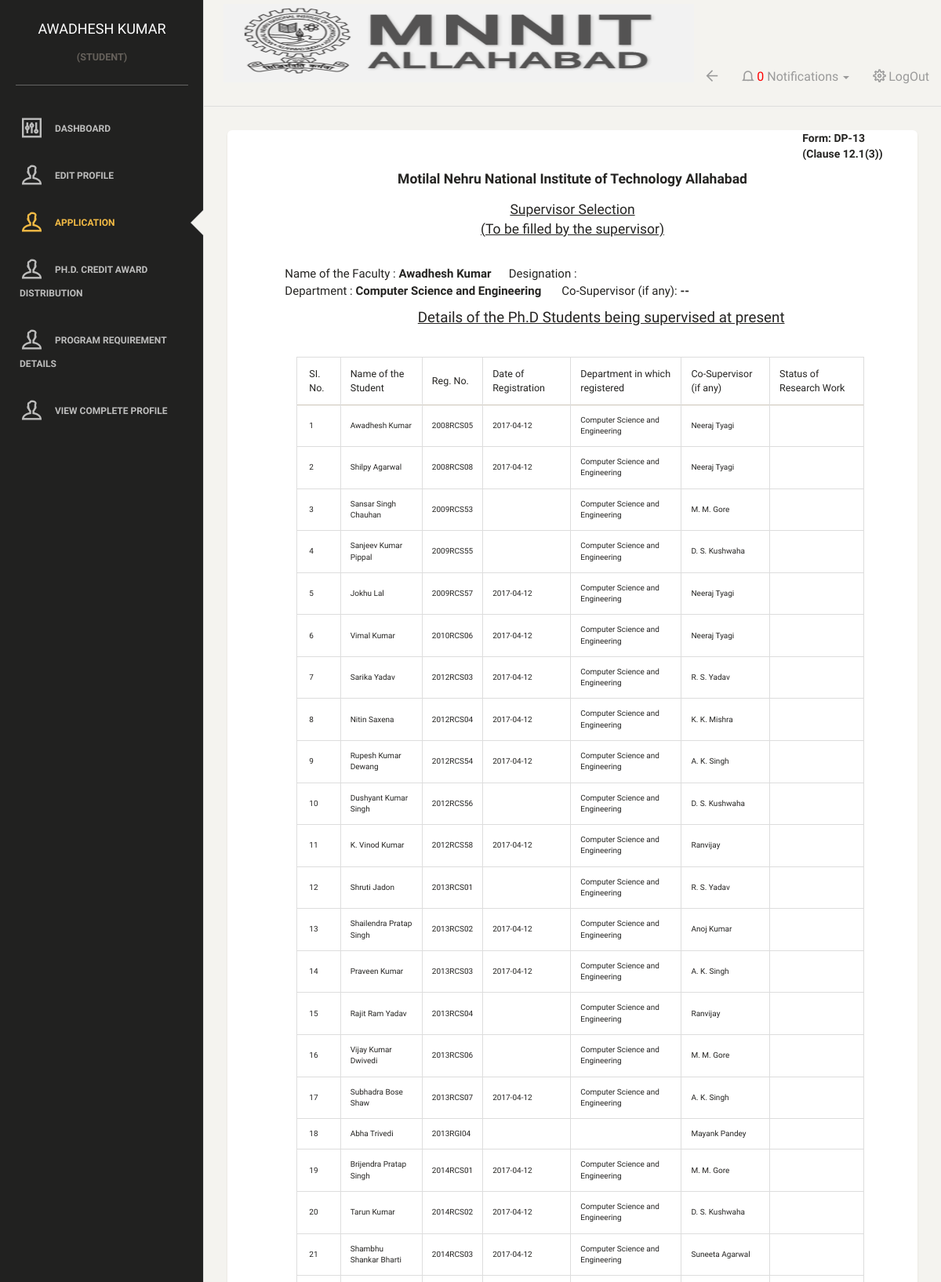
Screenshot of /applyDP13.php (signed in, upper part) with the database file from the repository.
### tables this page shows
CREATE TABLE IF NOT EXISTS `studentmaster` (
  `reg_no` varchar(10) NOT NULL,
  `password` varchar(50) NOT NULL,
  `photo_path` varchar(50) NOT NULL,
  `category` varchar(10) NOT NULL,
  `program` varchar(20) NOT NULL,
  `name` varchar(50) NOT NULL,
  `father_name` varchar(50) NOT NULL,
  `address` varchar(100) NOT NULL,
  `contact_no` decimal(15,0) NOT NULL,
  `mail_id` varchar(30) NOT NULL,
  `hostel` varchar(50) NOT NULL,
  `gender` varchar(20) NOT NULL,
  `highest_qualification` varchar(100) NOT NULL,
  `nationality` varchar(25) NOT NULL,
  `admission_category_code` varchar(10) NOT NULL,
  `stipendiary` tinyint(1) NOT NULL,
  `program_type` varchar(25) NOT NULL,
  `program_category` varchar(25) NOT NULL,
  `dept_id` int(2) NOT NULL,
  `year_of_joining` varchar(20) NOT NULL,
  PRIMARY KEY (`reg_no`)
);

CREATE TABLE IF NOT EXISTS `currentsupervisor` (
  `reg_no` varchar(10) NOT NULL,
  `supervisor1_id` varchar(10) NOT NULL,
  `supervisor2_id` varchar(10) NOT NULL,
  PRIMARY KEY (`reg_no`)
);

CREATE TABLE IF NOT EXISTS `studentregistration` (
  `reg_no` varchar(10) NOT NULL,
  `sem_no` decimal(2,0) NOT NULL,
  `sem_type` tinyint(1) NOT NULL,
  `registration_by` varchar(50) NOT NULL,
  `date_of_reg` date NOT NULL,
  `remarks` text NOT NULL,
  `total_credits_registered` decimal(3,0) NOT NULL,
  PRIMARY KEY (`reg_no`,`sem_no`,`sem_type`)
);

CREATE TABLE IF NOT EXISTS `department` (
  `dept_id` varchar(10) NOT NULL,
  `dept_name` varchar(50) NOT NULL,
  `hod` varchar(50) NOT NULL,
  PRIMARY KEY (`dept_id`)
);

CREATE TABLE IF NOT EXISTS `faculty` (
  `faculty_id` varchar(20) NOT NULL,
  `password` varchar(255) NOT NULL,
  `name` varchar(50) NOT NULL,
  `dept_id` varchar(10) NOT NULL,
  `designation` varchar(50) DEFAULT NULL,
  `contact` decimal(15,0) NOT NULL,
  `mail_id` varchar(50) NOT NULL,
  `external` binary(1) NOT NULL,
  `affiliation` varchar(100) NOT NULL,
  `photo_path` varchar(255) NOT NULL,
  `address` varchar(200) NOT NULL,
  PRIMARY KEY (`faculty_id`),
  KEY `dept_id` (`dept_id`)
);

### includes/preProcess.php (called while the page is built, shortened)
<?php
if(!isset($_SESSION['reg_no']))
{
    header("location: ./");
}
else
    $reg_no = $_SESSION['reg_no'];
include("./includes/connect.php");
$is_admin = 0;
if(isset($_SESSION['is_admin']) && $_SESSION['is_admin'] == 1)
{
    $is_admin = 1;
    $name = "ADMIN";
    $url =  "//{$_SERVER['HTTP_HOST']}{$_SERVER['REQUEST_URI']}";
    $user['name'] = "ADMIN";
    $escaped_url = htmlspecialchars( $url, ENT_QUOTES, 'UTF-8' );
}else if(! strcmp($_SESSION['role'], "student"))
{
    $query = "SELECT * FROM studentmaster WHERE reg_no='$reg_no'";
    $results = mysqli_query($connection, $query);
    $user = mysqli_fetch_array($results);
    if(empty($user['photo_path']))
    {
        $user['photo_path']='./images/default.jpg';
    }
}
?>

### applyDP13.php (the view, shortened to what this page needs)
	<?php
	include("./includes/preProcess.php");
	?>
	<!doctype html>
	<html lang="en">
	<head>
		<link href="assets/css/bootstrap.min.css" rel="stylesheet" />
		<link href="assets/css/animate.min.css" rel="stylesheet"/>
		<link href="assets/css/paper-dashboard.css" rel="stylesheet"/>
		<link href="http://maxcdn.bootstrapcdn.com/font-awesome/latest/css/font-awesome.min.css" rel="stylesheet">
		<link href="assets/css/themify-icons.css" rel="stylesheet">
		<link href="./css/myCss.css" rel="stylesheet">
		<link href="assets/css/datepicker.css" rel="stylesheet" />
	</head>
	<body>
		<div class="wrapper">
			<div class="sidebar" data-background-color="black" data-active-color="warning">
		<div class="sidebar-wrapper">
			<div class="logo">
				<?php include('./includes/topleft.php') ?>
			</div>
			<?php
			include("./includes/sideNav.php");
			?>
		</div>
	</div>
	<div class="main-panel">
		<nav class="navbar navbar-default">
			<div class="container-fluid">
				<div class="navbar-header">
					<?php include('./includes/logo.php'); ?>
				</div>
				<div class="collapse navbar-collapse">
					<ul class="nav navbar-nav navbar-right">
                        <?php include("./includes/topright.php") ?>
                    </ul>
				</div>
			</div>
		</nav>
		<div class="content">
			<div class="container-fluid">
				<div class="row">
					<div class="col-md-12">
						<div class="card">
							<b>
								<div class="col-md-offset-10"> Form: DP-13</div>
								<div class="col-md-offset-10"> (Clause 12.1(3))</div>
								<center><h5><b>Motilal Nehru National Institute of Technology Allahabad</b></h5></center>
								<center><u><h5>Supervisor Selection<br />(To be filled by the supervisor)</h5></u></center><br>
								<div class="col-md-offset-1" style="font-size:15px">
									<form class="form-inline" id="dp13" name="dp13" action="submitDP13.php" method="post" onsubmit="return checkform(this.form);">
									</b>
									<?php
										$tempVar = $user['faculty_id'];
										$tempQuery = "SELECT * FROM faculty WHERE faculty_id='$tempVar'";
										$tempResult = mysqli_query($connection, $tempQuery);
										$tempResult = mysqli_fetch_array($tempResult);
									?>
									Name of the Faculty : <b><?php echo $user['name']; ?></b> &nbsp;&nbsp;&nbsp;&nbsp;&nbsp;Designation : <b><?php echo $tempResult['designation'] ?> </b><br>
									Department : <b> Computer Science and Engineering </b>&nbsp;&nbsp;&nbsp;&nbsp;&nbsp;
									Co-Supervisor (if any): <b><?php echo " -- " ?></b><br>
									<center><u><h5>Details of the Ph.D Students being supervised at present</h5></u></center><br>
								</div>
								<?php
									$tempVar = $user['faculty_id'];
									$tempQuery = "SELECT * FROM currentsupervisor WHERE supervisor1_id='$tempVar' OR supervisor2_id='$tempVar'";
									$tempResult = mysqli_query($connection, $tempQuery);
									$supervisedStudents = $tempResult;
								?>
								<div class="row col-md-offset-1">
									<div class="col-md-11" style="font-size:10px;">
										<table class="table table-bordered table-condensed">
											<thead>
												<th>SI. No.</th>
												<th>Name of the Student</th>
												<th>Reg. No.</th>
												<th>Date of Registration</th>
												<th>Department in which registered</th>
												<th>Co-Supervisor (if any)</th>
												<th>Status of Research Work</th>
											</thead>
											<tbody>
												<?php
												$i = 1;
												while( $thisSupervisedStudent = mysqli_fetch_array($supervisedStudents) )
												{
													$thisSupervisedStudentRegno = $thisSupervisedStudent['reg_no'];
													$tempQuery = "SELECT * FROM studentmaster WHERE reg_no='$thisSupervisedStudentRegno'";
													$tempResult = mysqli_query($connection, $tempQuery);
													$tempResult = mysqli_fetch_array($tempResult);
													$thisStudent = $tempResult;
												?>
												<tr>
													<td><?php echo $i; $i++; ?></td>
													<td>
														<?php echo $thisStudent['name']; ?>
													</td>
													<td>
														<?php echo $thisStudent['reg_no']; ?>
													</td>
													<td>
														<?php
															$tempQuery = "SELECT date_of_reg FROM studentregistration WHERE reg_no ='$thisSupervisedStudentRegno' ORDER BY sem_no ASC";
															$tempResult = mysqli_query($connection, $tempQuery);
															$tempResult = mysqli_fetch_array($tempResult);
															echo $tempResult['date_of_reg'];
														?>
													</td>
													<td>
														<?php
															$tempVar = $thisStudent['dept_id'];
															$tempQuery = "SELECT dept_name FROM department WHERE dept_id='$tempVar'";
															$tempResult = mysqli_query($connection, $tempQuery);
															$tempResult = mysqli_fetch_array($tempResult);
															echo $tempResult['dept_name'];
														?>
													</td>
													<td>
														<?php
															$tempVar = $thisStudent['reg_no'];
															$tempQuery = "SELECT * FROM currentsupervisor WHERE reg_no='$tempVar'";
															$tempResult = mysqli_query($connection, $tempQuery);
															$tempResult = mysqli_fetch_array($tempResult);
															$tempVar = "";
															if( !strcmp($tempResult['supervisor1_id'], $user['faculty_id']) )
															{
																$tempVar = $tempResult['supervisor2_id'];
															}
															else
															{
																$tempVar = $tempResult['supervisor1_id'];
															}
															if(strlen($tempVar))
															{
																$tempQuery = "SELECT * FROM faculty WHERE faculty_id='$tempVar'";
																$tempResult = mysqli_query($connection, $tempQuery);
																$tempResult = mysqli_fetch_array($tempResult);
																echo $tempResult['name'];
															}
														?>
													</td>
													<td>
													</td>
												</tr>
												<?php
												}
												?>
										</tbody>
									</table>
								</div>
							</div>
							<br /> <br /> <br />
							<br>
					</div>
				</div>
			</div>
		</div>
	</div>
</div>
</body>
</html>

### includes/topleft.php
<a href="./dashboard.php" class="simple-text">
                <?php echo $user['name'] ?>
            </a>
            <?php if ($is_admin == 1)
            {
            ?>
            <center><h6>(admin)</h6></center>
            <?php
             } else {
             ?>
             <center><h6>(<?php echo $_SESSION['role']; ?>)</h6></center>
             <?php
             }
             ?>

### rows the page displays
studentmaster: name "AWADHESH KUMAR", name "Awadhesh Kumar"
currentsupervisor: studentmaster.name "Awadhesh Kumar", studentmaster.reg_no "2008RCS05", studentregistration.date_of_reg "2017-04-12", department.dept_name "Computer Science and Engineering", faculty.name "Neeraj Tyagi"
currentsupervisor: studentmaster.name "Shilpy Agarwal", studentmaster.reg_no "2008RCS08", studentregistration.date_of_reg "2017-04-12", department.dept_name "Computer Science and Engineering", faculty.name "Neeraj Tyagi"
currentsupervisor: studentmaster.name "Sansar Singh Chauhan", studentmaster.reg_no "2009RCS53", department.dept_name "Computer Science and Engineering", faculty.name "M. M. Gore"
currentsupervisor: studentmaster.name "Sanjeev Kumar Pippal", studentmaster.reg_no "2009RCS55", department.dept_name "Computer Science and Engineering", faculty.name "D. S. Kushwaha"
currentsupervisor: studentmaster.name "Jokhu Lal", studentmaster.reg_no "2009RCS57", studentregistration.date_of_reg "2017-04-12", department.dept_name "Computer Science and Engineering", faculty.name "Neeraj Tyagi"
currentsupervisor: studentmaster.name "Vimal Kumar", studentmaster.reg_no "2010RCS06", studentregistration.date_of_reg "2017-04-12", department.dept_name "Computer Science and Engineering", faculty.name "Neeraj Tyagi"
currentsupervisor: studentmaster.name "Sarika Yadav", studentmaster.reg_no "2012RCS03", studentregistration.date_of_reg "2017-04-12", department.dept_name "Computer Science and Engineering", faculty.name "R. S. Yadav"
currentsupervisor: studentmaster.name "Nitin Saxena", studentmaster.reg_no "2012RCS04", studentregistration.date_of_reg "2017-04-12", department.dept_name "Computer Science and Engineering", faculty.name "K. K. Mishra"
currentsupervisor: studentmaster.name "Rupesh Kumar Dewang", studentmaster.reg_no "2012RCS54", studentregistration.date_of_reg "2017-04-12", department.dept_name "Computer Science and Engineering", faculty.name "A. K. Singh"
currentsupervisor: studentmaster.name "Dushyant Kumar Singh", studentmaster.reg_no "2012RCS56", department.dept_name "Computer Science and Engineering", faculty.name "D. S. Kushwaha"
currentsupervisor: studentmaster.name "K. Vinod Kumar", studentmaster.reg_no "2012RCS58", studentregistration.date_of_reg "2017-04-12", department.dept_name "Computer Science and Engineering", faculty.name "Ranvijay"
currentsupervisor: studentmaster.name "Shruti Jadon", studentmaster.reg_no "2013RCS01", department.dept_name "Computer Science and Engineering", faculty.name "R. S. Yadav"
currentsupervisor: studentmaster.name "Shailendra Pratap Singh", studentmaster.reg_no "2013RCS02", studentregistration.date_of_reg "2017-04-12", department.dept_name "Computer Science and Engineering", faculty.name "Anoj Kumar"
currentsupervisor: studentmaster.name "Praveen Kumar", studentmaster.reg_no "2013RCS03", studentregistration.date_of_reg "2017-04-12", department.dept_name "Computer Science and Engineering", faculty.name "A. K. Singh"
currentsupervisor: studentmaster.name "Rajit Ram Yadav", studentmaster.reg_no "2013RCS04", department.dept_name "Computer Science and Engineering", faculty.name "Ranvijay"
currentsupervisor: studentmaster.name "Vijay Kumar Dwivedi", studentmaster.reg_no "2013RCS06", department.dept_name "Computer Science and Engineering", faculty.name "M. M. Gore"
currentsupervisor: studentmaster.name "Subhadra Bose Shaw", studentmaster.reg_no "2013RCS07", studentregistration.date_of_reg "2017-04-12", department.dept_name "Computer Science and Engineering", faculty.name "A. K. Singh"
currentsupervisor: studentmaster.name "Abha Trivedi", studentmaster.reg_no "2013RGI04", faculty.name "Mayank Pandey"
currentsupervisor: studentmaster.name "Brijendra Pratap Singh", studentmaster.reg_no "2014RCS01", studentregistration.date_of_reg "2017-04-12", department.dept_name "Computer Science and Engineering", faculty.name "M. M. Gore"
currentsupervisor: studentmaster.name "Tarun Kumar", studentmaster.reg_no "2014RCS02", studentregistration.date_of_reg "2017-04-12", department.dept_name "Computer Science and Engineering", faculty.name "D. S. Kushwaha"
currentsupervisor: studentmaster.name "Shambhu Shankar Bharti", studentmaster.reg_no "2014RCS03", studentregistration.date_of_reg "2017-04-12", department.dept_name "Computer Science and Engineering", faculty.name "Suneeta Agarwal"

### other values shown
$_SESSION['role'] "STUDENT"
$countNotifications "0"
